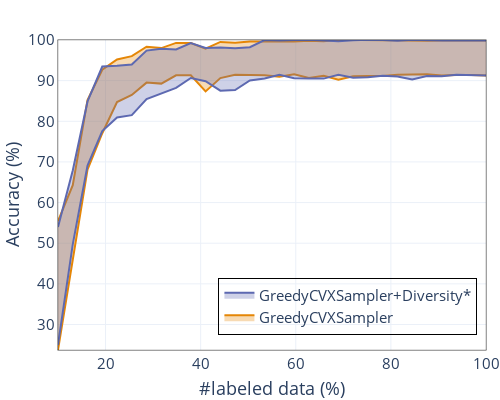

Source (notebook cell):
### Code cell
plot([argmax, argmax_perfect_diversity], 
     ["GreedyCVXSampler", "GreedyCVXSampler+Diversity*"], 
     filename="cvx_greedy_perfect_diversity_K={}_sigma={}_alpha={}.pdf".format(K, sigma, alpha), 
     opacity=0.3)

### Figure 1 — Plotly figure (JSON) as saved in the notebook; plotly's stock layout.template omitted (floating-point values rounded to 4 significant figures)
{"data": [{"fillcolor": "rgba(229, 134, 6, 0.3)", "line": {"color": "rgb(229, 134, 6)"}, "mode": "lines", "name": "GreedyCVXSampler", "showlegend": false, "type": "scatter", "x": [10, 13.1, 16.21, 19.31, 22.41, 25.52, 28.62, 31.72, 34.83, 37.93, 41.03, 44.14, 47.24, 50.34, 53.45, 56.55, 59.66, 62.76, 65.86, 68.97, 72.07, 75.17, 78.28, 81.38, 84.48, 87.59, 90.69, 93.79, 96.9, 100], "y": [23.72, 45.71, 68.09, 77.06, 84.75, 86.47, 89.51, 89.27, 91.31, 91.33, 87.35, 90.64, 91.43, 91.37, 91.34, 90.94, 91.59, 90.63, 91.19, 90.24, 91.06, 91.13, 91.13, 91.48, 91.51, 91.59, 91.24, 91.41, 91.37, 91.27]}, {"fill": "tonexty", "fillcolor": "rgba(229, 134, 6, 0.3)", "line": {"color": "rgb(229, 134, 6)"}, "mode": "lines", "name": "GreedyCVXSampler", "showlegend": true, "type": "scatter", "x": [10, 13.1, 16.21, 19.31, 22.41, 25.52, 28.62, 31.72, 34.83, 37.93, 41.03, 44.14, 47.24, 50.34, 53.45, 56.55, 59.66, 62.76, 65.86, 68.97, 72.07, 75.17, 78.28, 81.38, 84.48, 87.59, 90.69, 93.79, 96.9, 100], "y": [55.42, 64.28, 85.2, 92.68, 95.2, 96.04, 98.35, 98.01, 99.29, 99.26, 97.88, 99.52, 99.31, 99.61, 99.65, 99.64, 99.62, 99.8, 99.69, 100.0, 99.99, 99.85, 99.84, 99.93, 99.73, 99.8, 99.89, 99.8, 99.87, 99.88]}, {"fillcolor": "rgba(93, 105, 177, 0.3)", "line": {"color": "rgb(93, 105, 177)"}, "mode": "lines", "name": "GreedyCVXSampler+Diversity*", "showlegend": false, "type": "scatter", "x": [10, 13.1, 16.21, 19.31, 22.41, 25.52, 28.62, 31.72, 34.83, 37.93, 41.03, 44.14, 47.24, 50.34, 53.45, 56.55, 59.66, 62.76, 65.86, 68.97, 72.07, 75.17, 78.28, 81.38, 84.48, 87.59, 90.69, 93.79, 96.9, 100], "y": [24.97, 49.72, 69.1, 77.6, 80.95, 81.51, 85.45, 86.86, 88.23, 90.66, 89.87, 87.53, 87.7, 90.05, 90.51, 91.46, 90.6, 90.5, 90.5, 91.46, 90.74, 90.81, 91.22, 91.01, 90.29, 91.15, 91.08, 91.46, 91.44, 91.27]}, {"fill": "tonexty", "fillcolor": "rgba(93, 105, 177, 0.3)", "line": {"color": "rgb(93, 105, 177)"}, "mode": "lines", "name": "GreedyCVXSampler+Diversity*", "showlegend": true, "type": "scatter", "x": [10, 13.1, 16.21, 19.31, 22.41, 25.52, 28.62, 31.72, 34.83, 37.93, 41.03, 44.14, 47.24, 50.34, 53.45, 56.55, 59.66, 62.76, 65.86, 68.97, 72.07, 75.17, 78.28, 81.38, 84.48, 87.59, 90.69, 93.79, 96.9, 100], "y": [54.01, 67.88, 84.89, 93.46, 93.65, 93.98, 97.39, 97.83, 97.69, 99.26, 98.06, 98.12, 97.96, 98.23, 99.99, 99.87, 99.99, 100.0, 99.85, 99.71, 99.96, 100.1, 99.97, 99.84, 100.1, 99.92, 99.9, 99.87, 99.85, 99.88]}], "layout": {"font": {"size": 15}, "height": 400, "legend": {"bgcolor": "rgba(0,0,0,0)", "bordercolor": "Black", "borderwidth": 1, "x": 0.98, "xanchor": "right", "y": 0.05, "yanchor": "bottom"}, "margin": {"b": 40, "l": 0, "r": 0, "t": 40}, "title": {"text": "", "x": 0.5}, "width": 500, "xaxis": {"linecolor": "Black", "linewidth": 0.5, "mirror": true, "range": [10, 100], "showline": true, "title": {"text": "#labeled data (%)"}}, "yaxis": {"linecolor": "Black", "linewidth": 0.5, "mirror": true, "range": [23.72, 100], "showline": true, "title": {"text": "Accuracy (%)"}}}}
